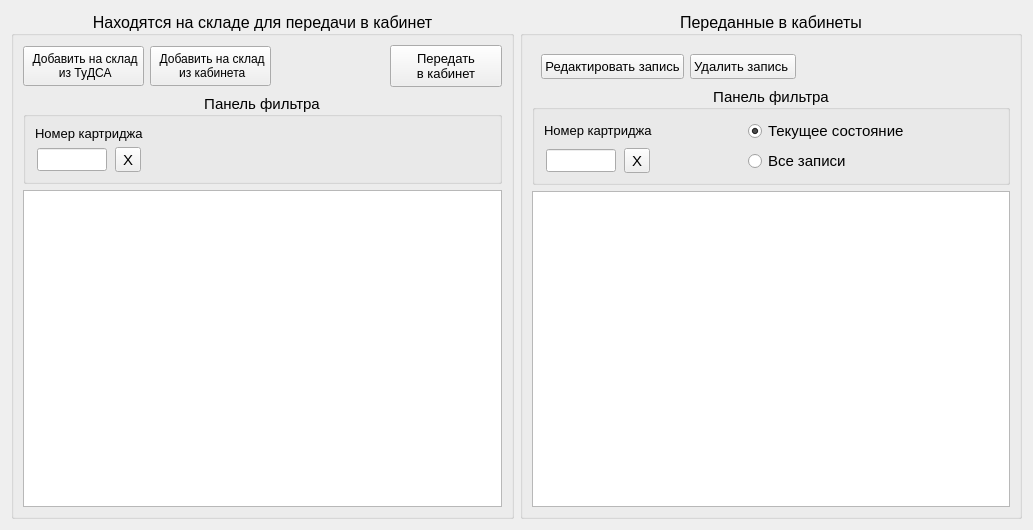
<?xml version="1.0" encoding="UTF-8"?>
<ui version="4.0">
 <class>transfer_kabinet_view</class>
 <widget class="QWidget" name="transfer_kabinet_view">
  <property name="geometry">
   <rect>
    <x>0</x>
    <y>0</y>
    <width>1033</width>
    <height>530</height>
   </rect>
  </property>
  <property name="font">
   <font>
    <family>MS Shell Dlg 2</family>
    <pointsize>8</pointsize>
    <weight>50</weight>
    <italic>false</italic>
    <bold>false</bold>
   </font>
  </property>
  <property name="windowTitle">
   <string>Form</string>
  </property>
  <layout class="QGridLayout" name="gridLayout_2">
   <item row="0" column="0">
    <widget class="QGroupBox" name="groupBox_2">
     <property name="font">
      <font>
       <pointsize>12</pointsize>
      </font>
     </property>
     <property name="title">
      <string>Находятся на складе для передачи в кабинет</string>
     </property>
     <property name="alignment">
      <set>Qt::AlignCenter</set>
     </property>
     <layout class="QGridLayout" name="gridLayout">
      <item row="0" column="0">
       <layout class="QHBoxLayout" name="horizontalLayout">
        <item>
         <widget class="QPushButton" name="AddFromTudsa_PB">
          <property name="sizePolicy">
           <sizepolicy hsizetype="MinimumExpanding" vsizetype="Fixed">
            <horstretch>0</horstretch>
            <verstretch>0</verstretch>
           </sizepolicy>
          </property>
          <property name="minimumSize">
           <size>
            <width>0</width>
            <height>25</height>
           </size>
          </property>
          <property name="font">
           <font>
            <pointsize>9</pointsize>
           </font>
          </property>
          <property name="styleSheet">
           <string notr="true">padding: 5px;</string>
          </property>
          <property name="text">
           <string> Добавить на склад
 из ТуДСА</string>
          </property>
          <property name="icon">
           <iconset resource="resources.qrc">
            <normaloff>:/resources/0415.ico</normaloff>:/resources/0415.ico</iconset>
          </property>
          <property name="iconSize">
           <size>
            <width>24</width>
            <height>24</height>
           </size>
          </property>
          <property name="shortcut">
           <string>Alt+Shift+R</string>
          </property>
         </widget>
        </item>
        <item>
         <widget class="QPushButton" name="AddFromKabinet_PB">
          <property name="sizePolicy">
           <sizepolicy hsizetype="MinimumExpanding" vsizetype="Fixed">
            <horstretch>0</horstretch>
            <verstretch>0</verstretch>
           </sizepolicy>
          </property>
          <property name="minimumSize">
           <size>
            <width>0</width>
            <height>25</height>
           </size>
          </property>
          <property name="font">
           <font>
            <pointsize>9</pointsize>
           </font>
          </property>
          <property name="styleSheet">
           <string notr="true">padding: 5px;</string>
          </property>
          <property name="text">
           <string> Добавить на склад
 из кабинета</string>
          </property>
          <property name="icon">
           <iconset resource="resources.qrc">
            <normaloff>:/resources/0416.ico</normaloff>:/resources/0416.ico</iconset>
          </property>
          <property name="iconSize">
           <size>
            <width>24</width>
            <height>24</height>
           </size>
          </property>
         </widget>
        </item>
        <item>
         <spacer name="horizontalSpacer_2">
          <property name="orientation">
           <enum>Qt::Horizontal</enum>
          </property>
          <property name="sizeHint" stdset="0">
           <size>
            <width>40</width>
            <height>35</height>
           </size>
          </property>
         </spacer>
        </item>
        <item>
         <widget class="QPushButton" name="AddToKabinet_PB">
          <property name="sizePolicy">
           <sizepolicy hsizetype="MinimumExpanding" vsizetype="Fixed">
            <horstretch>0</horstretch>
            <verstretch>0</verstretch>
           </sizepolicy>
          </property>
          <property name="minimumSize">
           <size>
            <width>0</width>
            <height>25</height>
           </size>
          </property>
          <property name="font">
           <font>
            <pointsize>10</pointsize>
           </font>
          </property>
          <property name="layoutDirection">
           <enum>Qt::RightToLeft</enum>
          </property>
          <property name="styleSheet">
           <string notr="true">padding: 5px;</string>
          </property>
          <property name="text">
           <string>Передать 
в кабинет</string>
          </property>
          <property name="icon">
           <iconset resource="resources.qrc">
            <normaloff>:/resources/0721.ico</normaloff>:/resources/0721.ico</iconset>
          </property>
          <property name="iconSize">
           <size>
            <width>48</width>
            <height>36</height>
           </size>
          </property>
         </widget>
        </item>
       </layout>
      </item>
      <item row="1" column="0">
       <widget class="QGroupBox" name="groupBox">
        <property name="font">
         <font>
          <pointsize>11</pointsize>
         </font>
        </property>
        <property name="title">
         <string>Панель фильтра</string>
        </property>
        <property name="alignment">
         <set>Qt::AlignCenter</set>
        </property>
        <layout class="QHBoxLayout" name="horizontalLayout_3">
         <item>
          <layout class="QVBoxLayout" name="verticalLayout">
           <item>
            <widget class="QLabel" name="label">
             <property name="font">
              <font>
               <pointsize>10</pointsize>
              </font>
             </property>
             <property name="text">
              <string>Номер картриджа</string>
             </property>
            </widget>
           </item>
           <item>
            <layout class="QHBoxLayout" name="horizontalLayout_2">
             <item>
              <widget class="QLineEdit" name="nomer_1_LE">
               <property name="sizePolicy">
                <sizepolicy hsizetype="Minimum" vsizetype="Fixed">
                 <horstretch>0</horstretch>
                 <verstretch>0</verstretch>
                </sizepolicy>
               </property>
               <property name="maximumSize">
                <size>
                 <width>70</width>
                 <height>16777215</height>
                </size>
               </property>
               <property name="font">
                <font>
                 <pointsize>10</pointsize>
                </font>
               </property>
              </widget>
             </item>
             <item>
              <widget class="QToolButton" name="clear_1_TB">
               <property name="toolTip">
                <string>Очитить фильтр</string>
               </property>
               <property name="text">
                <string>X</string>
               </property>
              </widget>
             </item>
            </layout>
           </item>
          </layout>
         </item>
         <item>
          <spacer name="horizontalSpacer">
           <property name="orientation">
            <enum>Qt::Horizontal</enum>
           </property>
           <property name="sizeHint" stdset="0">
            <size>
             <width>40</width>
             <height>20</height>
            </size>
           </property>
          </spacer>
         </item>
        </layout>
       </widget>
      </item>
      <item row="2" column="0">
       <widget class="QTableView" name="tableView1">
        <property name="selectionMode">
         <enum>QAbstractItemView::SingleSelection</enum>
        </property>
        <property name="selectionBehavior">
         <enum>QAbstractItemView::SelectRows</enum>
        </property>
        <property name="gridStyle">
         <enum>Qt::DashLine</enum>
        </property>
        <property name="sortingEnabled">
         <bool>true</bool>
        </property>
       </widget>
      </item>
     </layout>
    </widget>
   </item>
   <item row="0" column="1">
    <widget class="QGroupBox" name="groupBox_3">
     <property name="font">
      <font>
       <pointsize>12</pointsize>
      </font>
     </property>
     <property name="title">
      <string>Переданные в кабинеты</string>
     </property>
     <property name="alignment">
      <set>Qt::AlignCenter</set>
     </property>
     <layout class="QVBoxLayout" name="verticalLayout_5">
      <item>
       <widget class="QStackedWidget" name="stackedWidget">
        <property name="maximumSize">
         <size>
          <width>16777215</width>
          <height>35</height>
         </size>
        </property>
        <property name="currentIndex">
         <number>0</number>
        </property>
        <widget class="QWidget" name="page">
         <layout class="QHBoxLayout" name="horizontalLayout_4">
          <item>
           <widget class="QPushButton" name="edit_PB">
            <property name="minimumSize">
             <size>
              <width>0</width>
              <height>25</height>
             </size>
            </property>
            <property name="font">
             <font>
              <pointsize>10</pointsize>
             </font>
            </property>
            <property name="text">
             <string>Редактировать запись</string>
            </property>
            <property name="icon">
             <iconset resource="resources.qrc">
              <normaloff>:/buttonEdit</normaloff>:/buttonEdit</iconset>
            </property>
           </widget>
          </item>
          <item>
           <widget class="QPushButton" name="del_PB">
            <property name="minimumSize">
             <size>
              <width>0</width>
              <height>25</height>
             </size>
            </property>
            <property name="font">
             <font>
              <pointsize>10</pointsize>
             </font>
            </property>
            <property name="text">
             <string>Удалить запись </string>
            </property>
            <property name="icon">
             <iconset resource="resources.qrc">
              <normaloff>:/buttonDelete</normaloff>:/buttonDelete</iconset>
            </property>
           </widget>
          </item>
          <item>
           <spacer name="horizontalSpacer_5">
            <property name="orientation">
             <enum>Qt::Horizontal</enum>
            </property>
            <property name="sizeHint" stdset="0">
             <size>
              <width>167</width>
              <height>14</height>
             </size>
            </property>
           </spacer>
          </item>
         </layout>
        </widget>
        <widget class="QWidget" name="page_2"/>
       </widget>
      </item>
      <item>
       <widget class="QGroupBox" name="groupBox_4">
        <property name="font">
         <font>
          <pointsize>11</pointsize>
         </font>
        </property>
        <property name="title">
         <string>Панель фильтра</string>
        </property>
        <property name="alignment">
         <set>Qt::AlignCenter</set>
        </property>
        <layout class="QHBoxLayout" name="horizontalLayout_5">
         <item>
          <layout class="QVBoxLayout" name="verticalLayout_4">
           <item>
            <widget class="QLabel" name="label_2">
             <property name="font">
              <font>
               <pointsize>10</pointsize>
              </font>
             </property>
             <property name="text">
              <string>Номер картриджа</string>
             </property>
            </widget>
           </item>
           <item>
            <layout class="QHBoxLayout" name="horizontalLayout_6">
             <item>
              <widget class="QLineEdit" name="nomer_2_LE">
               <property name="sizePolicy">
                <sizepolicy hsizetype="Minimum" vsizetype="Fixed">
                 <horstretch>0</horstretch>
                 <verstretch>0</verstretch>
                </sizepolicy>
               </property>
               <property name="maximumSize">
                <size>
                 <width>70</width>
                 <height>16777215</height>
                </size>
               </property>
               <property name="font">
                <font>
                 <pointsize>10</pointsize>
                </font>
               </property>
              </widget>
             </item>
             <item>
              <widget class="QToolButton" name="clear_2_TB">
               <property name="toolTip">
                <string>Очитить фильтр</string>
               </property>
               <property name="text">
                <string>X</string>
               </property>
              </widget>
             </item>
            </layout>
           </item>
          </layout>
         </item>
         <item>
          <spacer name="horizontalSpacer_4">
           <property name="orientation">
            <enum>Qt::Horizontal</enum>
           </property>
           <property name="sizeHint" stdset="0">
            <size>
             <width>40</width>
             <height>20</height>
            </size>
           </property>
          </spacer>
         </item>
         <item>
          <layout class="QVBoxLayout" name="verticalLayout_3">
           <item>
            <widget class="QRadioButton" name="Tek_RB">
             <property name="text">
              <string>Текущее состояние</string>
             </property>
             <property name="checked">
              <bool>true</bool>
             </property>
            </widget>
           </item>
           <item>
            <widget class="QRadioButton" name="All_RB">
             <property name="text">
              <string>Все записи</string>
             </property>
            </widget>
           </item>
          </layout>
         </item>
         <item>
          <spacer name="horizontalSpacer_3">
           <property name="orientation">
            <enum>Qt::Horizontal</enum>
           </property>
           <property name="sizeHint" stdset="0">
            <size>
             <width>40</width>
             <height>20</height>
            </size>
           </property>
          </spacer>
         </item>
        </layout>
       </widget>
      </item>
      <item>
       <widget class="QTableView" name="tableView2">
        <property name="selectionMode">
         <enum>QAbstractItemView::SingleSelection</enum>
        </property>
        <property name="selectionBehavior">
         <enum>QAbstractItemView::SelectRows</enum>
        </property>
        <property name="gridStyle">
         <enum>Qt::DashLine</enum>
        </property>
        <property name="sortingEnabled">
         <bool>true</bool>
        </property>
       </widget>
      </item>
     </layout>
    </widget>
   </item>
  </layout>
 </widget>
 <resources>
  <include location="resources.qrc"/>
 </resources>
 <connections/>
</ui>
